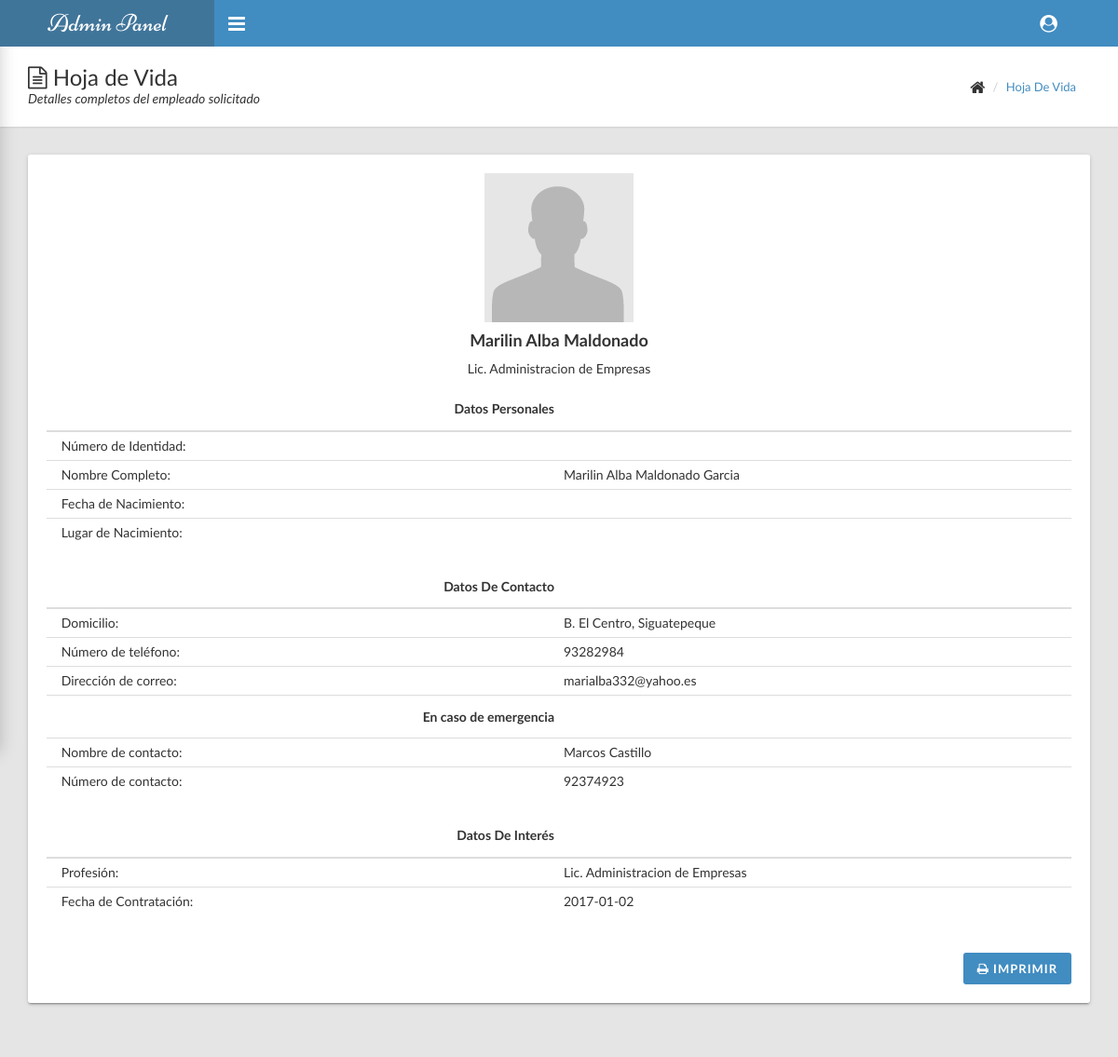
Page /admin-panel/empleados_hoja_de_vida.php?Id_Empleado=0314-1980-00128 (signed in) on the committed database.
### tables this page shows
CREATE TABLE IF NOT EXISTS `empleados` (
  `ID_Empleado` varchar(15) NOT NULL COMMENT 'Numero de identidad ',
  `Nombres` varchar(100) NOT NULL COMMENT 'Primeros nombres ',
  `Apellido1` varchar(50) NOT NULL COMMENT 'Apellido paterno',
  `Apellido2` varchar(50) NOT NULL COMMENT 'Apellido materno',
  `Lugar_Nacimiento` varchar(100) NOT NULL COMMENT 'Lugar de nacimiento',
  `Fecha_Nacimiento` date NOT NULL COMMENT 'Fecha de nacimiento',
  `Profesion` varchar(50) NOT NULL COMMENT 'Profesión o grado de estudio',
  `Domicilio` varchar(100) NOT NULL COMMENT 'Dirección de domiciio',
  `Telefono` int(20) NOT NULL COMMENT 'Numero de telefono',
  `Fecha_Ingreso` date NOT NULL COMMENT 'Fecha en la que ingreso a la empresa',
  `Correo` varchar(100) NOT NULL COMMENT 'Direccion de correo electronico',
  `Nombre_Emergencia` varchar(100) NOT NULL COMMENT 'Nombre de persona a quien acudir en caso de emergencia',
  `Numero_Emergencia` int(11) NOT NULL COMMENT 'Numero de persona a la cual llamar en caso de emergencia',
  PRIMARY KEY (`ID_Empleado`)
);

### admin-panel/empleados_hoja_de_vida.php (the view, shortened to what this page needs)
<?php
  include('../cn/bdconexion.php');
  if (isset($_SESSION['username'])&&($_SESSION['rank'])) {
?>
<!DOCTYPE html>
<html>
  <head>
    <link rel="stylesheet" type="text/css" href="css/main.css">
    <link rel="stylesheet" type="text/css" href="css/font-awesome-4.7.0/css/font-awesome.min.css">
  </head>
  <body class="sidebar-mini fixed">
    <div class="wrapper">
      <header class="main-header hidden-print"><a class="logo" href="index.php">Admin Panel</a>
        <nav class="navbar navbar-static-top">
          <a class="sidebar-toggle" href="#" data-toggle="offcanvas"></a>
          <div class="navbar-custom-menu">
            <ul class="top-nav">
              <li class="dropdown"><a class="dropdown-toggle" href="#" data-toggle="dropdown" role="button" aria-haspopup="true" aria-expanded="false"><i class="fa fa-user-circle fa-lg"></i></a>
              </li>
            </ul>
          </div>
        </nav>
      </header>
      <div class="content-wrapper">
        <div class="page-title hidden-print">
          <div>
            <h1><i class="fa fa-file-text-o"></i> Hoja de Vida</h1>
            <p>Detalles completos del empleado solicitado</p>
          </div>
          <div>
            <ul class="breadcrumb">
              <li><i class="fa fa-home fa-lg"></i></li>
              <li><a href="#">Hoja de Vida</a></li>
            </ul>
          </div>
        </div>
        <?php
            $queryDatosEmp = mysqli_query($db, "SELECT * FROM empleados WHERE Id_Empleado='".$_GET['Id_Empleado']."'") or die(mysqli_error());
            $rowQueryDatosEmp=mysqli_fetch_array($queryDatosEmp);
            $Id_Empleado = $rowQueryDatosEmp['Id_Empleado'];
            $Nombres = $rowQueryDatosEmp['Nombres'];
            $Apellido1 = $rowQueryDatosEmp['Apellido1'];
            $Apellido2 = $rowQueryDatosEmp['Apellido2'];
            $Lugar_Nac = $rowQueryDatosEmp['Lugar_Nac'];
            $Fecha_Nac = $rowQueryDatosEmp['Fecha_Nac'];
            $Profesion = $rowQueryDatosEmp['Profesion'];
            $Domicilio = $rowQueryDatosEmp['Domicilio'];
            $Telefono = $rowQueryDatosEmp['Telefono'];
            $Fecha_Ingreso = $rowQueryDatosEmp['Fecha_Ingreso'];
            $Correo = $rowQueryDatosEmp['Correo'];
            $Nombre_Emergencia = $rowQueryDatosEmp['Nombre_Emergencia'];
            $Numero_Emergencia = $rowQueryDatosEmp['Numero_Emergencia'];
        ?>
        <div class="row">
          <div class="col-md-12">
            <div class="card">
              <section class="invoice">
                <div class="row">
                  <div class="col-xs-12">
                      <div class="profile">
                        <div class="info" align="center">
                          <img class="user-img" src="images/user.png">
                          <h4><?php echo $Nombres . " " . $Apellido1; ?></h4>
                          <p><?php echo $Profesion; ?></p>
                        </div>
                      </div>
                  </div>
                </div>
                <div class="row">
                  <div class="col-xs-12 table-responsive">
                    <table class="table table-condensed">
                      <thead>
                        <tr>
                          <th class="col-md-6" style="text-align:right;"><h5>Datos Personales</h5></th>
                          <th class="col-md-6"></th>
                        </tr>
                      </thead>
                      <tbody>
                        <tr >
                          <td>&nbsp;&nbsp;&nbsp;N&uacute;mero de Identidad:</td>
                          <td><?php echo $Id_Empleado; ?></td>
                        </tr>
                        <tr>
                          <td>&nbsp;&nbsp;&nbsp;Nombre Completo:</td>
                          <td><?php echo $Nombres . " " . $Apellido1 . " " .$Apellido2 ; ?></td>
                        </tr>
                        <tr>
                          <td>&nbsp;&nbsp;&nbsp;Fecha de Nacimiento:</td>
                          <td><?php echo $Fecha_Nac; ?></td>
                        </tr>
                        <tr>
                          <td>&nbsp;&nbsp;&nbsp;Lugar de Nacimiento:</td>
                          <td><?php echo $Lugar_Nac; ?></td>
                        </tr>
                      </tbody>
                    </table>
                    <table class="table table-condensed">
                      <thead>
                        <tr>
                          <th class="col-md-6" style="text-align:right;"><h5>Datos De Contacto</h5></th>
                          <th class="col-md-6"></th>
                        </tr>
                      </thead>
                      <tbody>
                        <tr >
                          <td>&nbsp;&nbsp;&nbsp;Domicilio:</td>
                          <td><?php echo $Domicilio; ?></td>
                        </tr>
                        <tr>
                          <td>&nbsp;&nbsp;&nbsp;N&uacute;mero de tel&eacute;fono:</td>
                          <td><?php echo $Telefono; ?></td>
                        </tr>
                        <tr>
                          <td>&nbsp;&nbsp;&nbsp;Direcci&oacute;n de correo:</td>
                          <td><?php echo $Correo; ?></td>
                        </tr>
                        <tr>
                          <td style="text-align:right;"><h5>En caso de emergencia</h5></td>
                          <td></td>
                        </tr>
                        <tr>
                          <td>&nbsp;&nbsp;&nbsp;Nombre de contacto:</td>
                          <td><?php echo $Nombre_Emergencia; ?></td>
                        </tr>
                        <tr>
                          <td>&nbsp;&nbsp;&nbsp;N&uacute;mero de contacto:</td>
                          <td><?php echo $Numero_Emergencia; ?></td>
                        </tr>
                      </tbody>
                    </table>
                    <table class="table table-condensed">
                      <thead>
                        <tr>
                          <th class="col-md-6" style="text-align:right;"><h5>Datos De Inter&eacute;s</h5></th>
                          <th class="col-md-6"></th>
                        </tr>
                      </thead>
                      <tbody>
                        <tr>
                          <td>&nbsp;&nbsp;&nbsp;Profesi&oacute;n:</td>
                          <td><?php echo $Profesion; ?></td>
                        </tr>
                        <tr>
                          <td>&nbsp;&nbsp;&nbsp;Fecha de Contrataci&oacute;n:</td>
                          <td><?php echo $Fecha_Ingreso; ?></td>
                        </tr>
                      </tbody>
                    </table>
                  </div>
                </div>
                <div class="row hidden-print mt-20">
                  <div class="col-xs-12 text-right"><a class="btn btn-primary" href="javascript:window.print();" target="_blank"><i class="fa fa-print"></i> Imprimir</a></div>
                </div>
              </section>
            </div>
          </div>
        </div>
      </div>
    </div>
  </body>
</html>
<?php
    }else {
        header('location: page_denegado.php');
    }
?>

### rows in the picture
empleados: Nombres "Marilin Alba", Apellido1 "Maldonado", Profesion "Lic. Administracion de Empresas", Apellido2 "Garcia", Domicilio "B. El Centro, Siguatepeque", Telefono "93282984", Correo "marialba332@yahoo.es", Nombre_Emergencia "Marcos Castillo", Numero_Emergencia "92374923", Fecha_Ingreso "2017-01-02"
